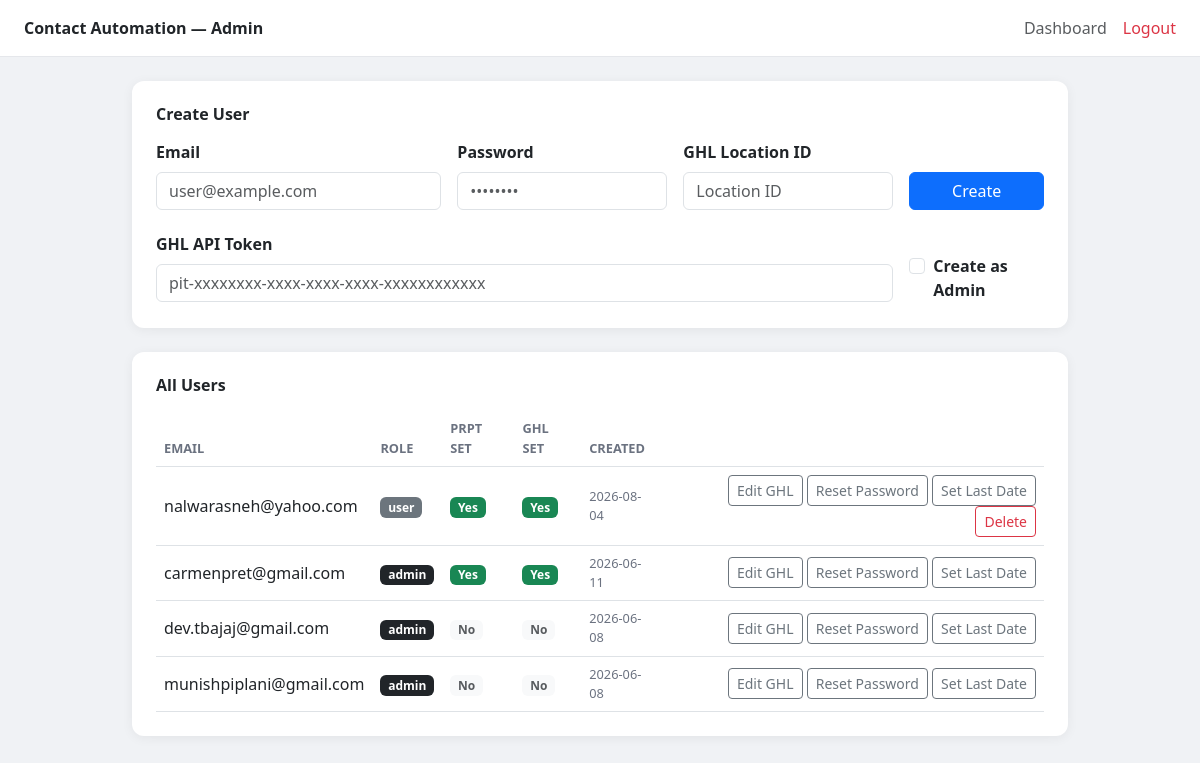
/admin (signed in), run on the app's committed database.
### tables this page shows
CREATE TABLE users (
            id              INTEGER PRIMARY KEY AUTOINCREMENT,
            email           TEXT UNIQUE NOT NULL,
            password_hash   TEXT NOT NULL,
            role            TEXT DEFAULT 'user',
            prpt_username   TEXT DEFAULT '',
            prpt_password   TEXT DEFAULT '',
            prpt_rep_id     TEXT DEFAULT '',
            ghl_api_token   TEXT DEFAULT '',
            ghl_location_id TEXT DEFAULT '',
            created_at      TIMESTAMP DEFAULT CURRENT_TIMESTAMP
        );

### main_server.py (the view)
@app.get("/admin", response_class=HTMLResponse)
def admin_page(request: Request):
    user = require_admin(request)
    if isinstance(user, RedirectResponse):
        return user
    users = get_all_users()
    return templates.TemplateResponse("admin.html", {
        "request": request,
        "users": [dict(u) for u in users],
        "success": None,
        "error": None,
    })

### templates/admin.html (shortened to what this page needs)
<!DOCTYPE html>
<html lang="en">
<head>
  <link href="https://cdn.jsdelivr.net/npm/bootstrap@5.3.0/dist/css/bootstrap.min.css" rel="stylesheet"/>
</head>
<body>
  <nav class="navbar px-4 py-3 mb-4">
    <span class="fw-bold">Contact Automation — Admin</span>
    <div class="ms-auto d-flex gap-3 align-items-center">
      <a href="/dashboard" class="text-decoration-none text-muted">Dashboard</a>
      <a href="/logout" class="text-decoration-none text-danger">Logout</a>
    </div>
  </nav>
  <div class="container" style="max-width: 960px;">
    <div class="card p-4 mb-4">
      <div class="d-flex justify-content-between align-items-center mb-3">
        <h6 class="fw-semibold mb-0">Create User</h6>
      </div>
      <form method="POST" action="/admin/create-user">
        <div class="row g-3">
          <div class="col-md-4">
            <label class="form-label fw-semibold">Email</label>
            <input type="email" name="email" class="form-control" placeholder="user@example.com" required/>
          </div>
          <div class="col-md-3">
            <label class="form-label fw-semibold">Password</label>
            <input type="password" name="password" class="form-control" placeholder="••••••••" required/>
          </div>
          <div class="col-md-3">
            <label class="form-label fw-semibold">GHL Location ID</label>
            <input type="text" name="ghl_location_id" class="form-control" placeholder="Location ID"/>
          </div>
          <div class="col-md-2 d-flex align-items-end">
            <button type="submit" class="btn btn-primary w-100">Create</button>
          </div>
        </div>
        <div class="row g-3 mt-1 align-items-center">
          <div class="col-md-10">
            <label class="form-label fw-semibold">GHL API Token</label>
            <input type="text" name="ghl_api_token" class="form-control" placeholder="pit-xxxxxxxx-xxxx-xxxx-xxxx-xxxxxxxxxxxx"/>
          </div>
          <div class="col-md-2">
            <div class="form-check mt-4">
              <input type="checkbox" name="is_admin" value="on" class="form-check-input" id="isAdminCheck"/>
              <label class="form-check-label fw-semibold" for="isAdminCheck">Create as Admin</label>
            </div>
          </div>
        </div>
      </form>
    </div>
    <div class="card p-4">
      <h6 class="fw-semibold mb-3">All Users</h6>
      <div class="table-responsive">
        <table class="table table-hover align-middle mb-0">
          <thead>
            <tr>
              <th>Email</th>
              <th>Role</th>
              <th>PRPT Set</th>
              <th>GHL Set</th>
              <th>Created</th>
              <th></th>
            </tr>
          </thead>
          <tbody>
            {% for u in users %}
            <tr>
              <td>{{ u.email }}</td>
              <td>
                <span class="badge {% if u.role == 'admin' %}bg-dark{% else %}bg-secondary{% endif %}">
                  {{ u.role }}
                </span>
              </td>
              <td>
                {% if u.prpt_username %}
                  <span class="badge bg-success">Yes</span>
                {% else %}
                  <span class="badge bg-light text-muted">No</span>
                {% endif %}
              </td>
              <td>
                {% if u.ghl_api_token %}
                  <span class="badge bg-success">Yes</span>
                {% else %}
                  <span class="badge bg-light text-muted">No</span>
                {% endif %}
              </td>
              <td style="font-size:0.8rem; color:#6b7280;">{{ u.created_at[:10] }}</td>
              <td class="text-end">
                <button class="btn btn-sm btn-outline-secondary"
                        onclick="openGhlModal({{ u.id }}, '{{ u.ghl_api_token }}', '{{ u.ghl_location_id }}')">
                  Edit GHL
                </button>
                <button class="btn btn-sm btn-outline-secondary"
                        onclick="openResetPwModal({{ u.id }}, '{{ u.email }}')">
                  Reset Password
                </button>
                <button class="btn btn-sm btn-outline-secondary"
                        onclick="openLastDateModal({{ u.id }}, '{{ u.email }}')">
                  Set Last Date
                </button>
                {% if u.role != 'admin' %}
                <form method="POST" action="/admin/delete-user/{{ u.id }}" class="d-inline"
                      onsubmit="return confirm('Delete {{ u.email }}?')">
                  <button type="submit" class="btn btn-sm btn-outline-danger">Delete</button>
                </form>
                {% endif %}
              </td>
            </tr>
            {% endfor %}
          </tbody>
        </table>
      </div>
    </div>
  </div>
</body>
</html>

### templates/admin.html (style rules this page uses)
body { background: #f0f2f5; }
.navbar { background: #fff; border-bottom: 1px solid #e5e7eb; }
.card { border: none; border-radius: 12px; box-shadow: 0 2px 12px rgba(0,0,0,0.06); }
.table th { font-size: 0.8rem; text-transform: uppercase; color: #6b7280; }

### data on the page
users: email "nalwarasneh@yahoo.com", role "user", shows "Yes", created_at "2026-08-04"
users: email "carmenpret@gmail.com", role "admin", shows "Yes", created_at "2026-06-11"
users: email "dev.tbajaj@gmail.com", role "admin", prpt_username "No", ghl_api_token "No", created_at "2026-06-08"
users: email "munishpiplani@gmail.com", role "admin", prpt_username "No", ghl_api_token "No", created_at "2026-06-08"
